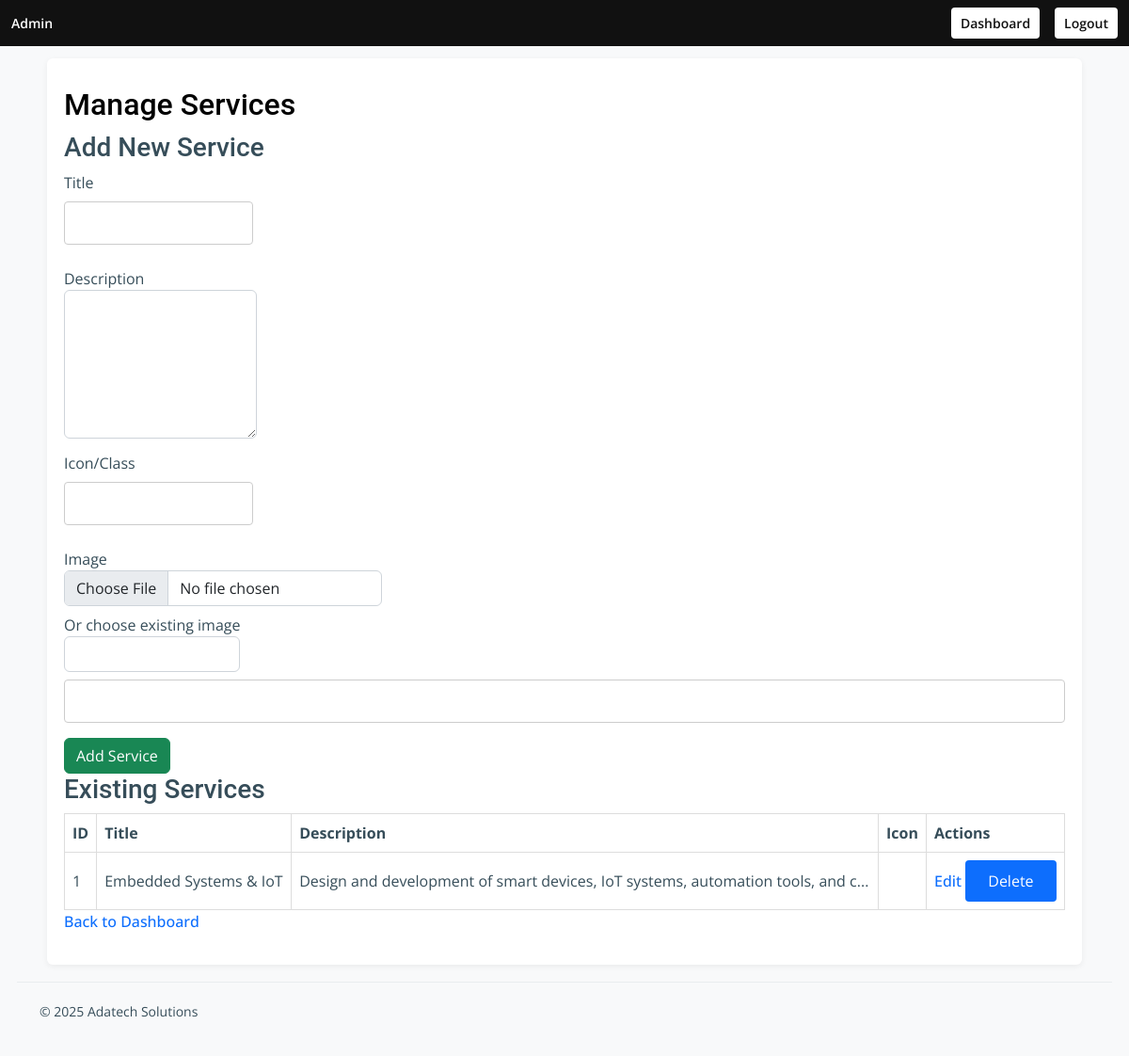
The app's page /admin/manage_services.php (signed in), older data.
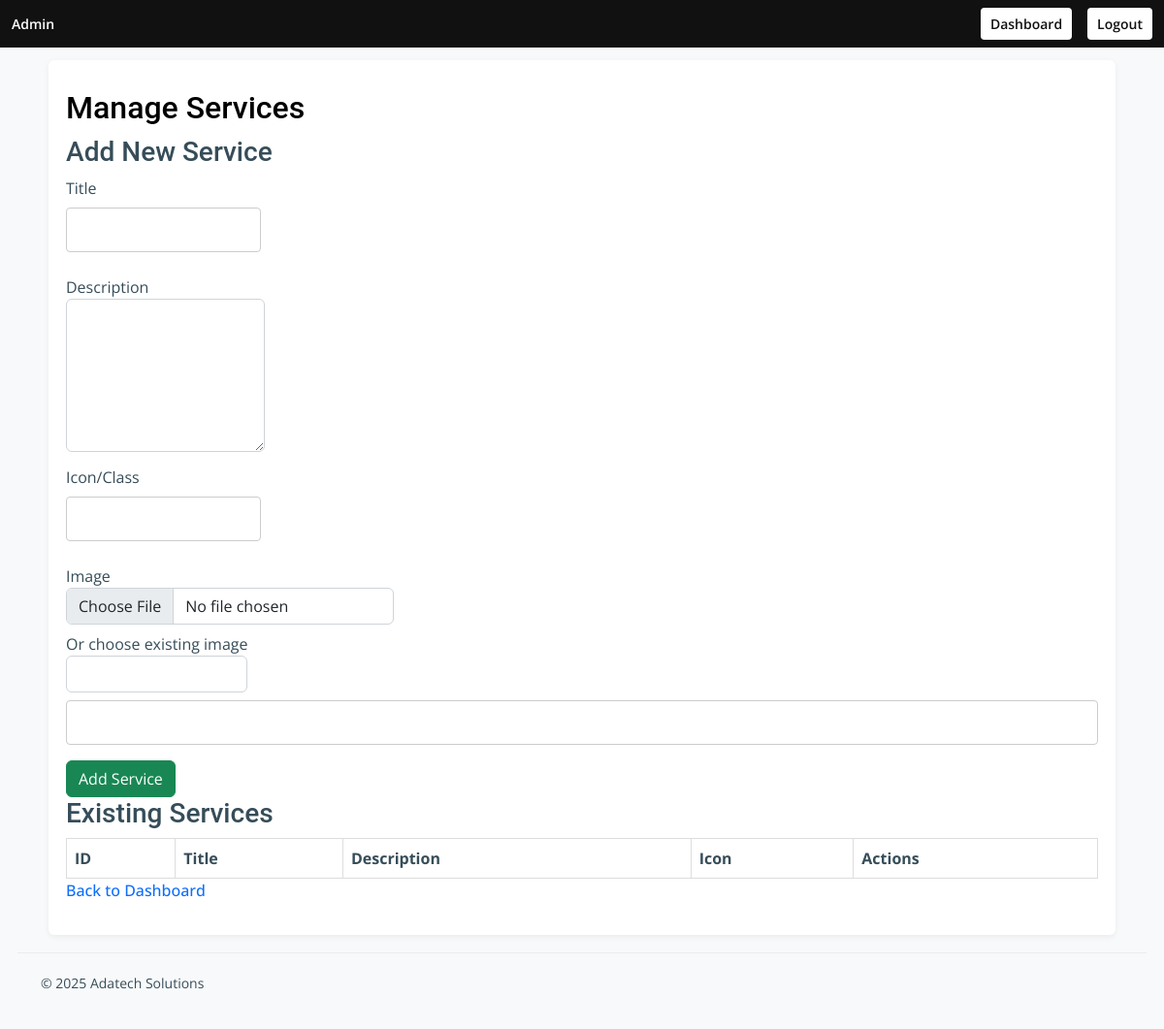
The same page, newer data.
### tables this page shows
CREATE TABLE IF NOT EXISTS services (
  id INT AUTO_INCREMENT PRIMARY KEY,
  title VARCHAR(128) NOT NULL,
  description TEXT,
  icon VARCHAR(64),
  created_at TIMESTAMP DEFAULT CURRENT_TIMESTAMP,
  updated_at TIMESTAMP DEFAULT CURRENT_TIMESTAMP ON UPDATE CURRENT_TIMESTAMP
);

### includes/helpers.php (called while the page is built, shortened)
<?php
if (!function_exists('esc')) {
    function esc($str)
    {
        return htmlspecialchars($str ?? '', ENT_QUOTES | ENT_SUBSTITUTE, 'UTF-8');
    }
}

### admin/manage_services.php (the view, shortened to what this page needs)
<?php
require_once __DIR__ . '/../includes/db.php';
require_once __DIR__ . '/../includes/helpers.php';
$stmt = $pdo->query('SELECT * FROM services ORDER BY id DESC');
$services = $stmt->fetchAll();
?>
<?php $pageTitle = 'Manage Services'; require_once __DIR__ . '/partials/header.php'; ?>
        <h2>Manage Services</h2>
        <h3>Add New Service</h3>
        <?php
        $forms = include __DIR__ . '/forms.php';
        $base = $forms['services'] ?? [];
        $opts = [];
        $base[] = ['type' => 'select', 'name' => 'existing_image', 'label' => 'Or choose existing image', 'options' => $opts];
        $base[] = ['type' => 'html', 'html' => '<div class="d-flex align-items-center" style="gap:8px;margin-top:6px"><button type="button" class="btn btn-sm btn-outline-primary" onclick="openImagePicker(\'existing_image\', \'service-image-preview\')">Pick</button><div id="service-image-preview" class="picker-preview" style="margin-left:8px"></div></div>'];
        $form_action = 'manage_services.php';
        $fields = $base;
        $submit_label = 'Add Service';
        include __DIR__ . '/partials/admin_form.php';
        ?>
        <h3>Existing Services</h3>
        <table>
            <thead><tr><th>ID</th><th>Title</th><th>Description</th><th>Icon</th><th>Actions</th></tr></thead>
            <tbody>
            <?php foreach ($services as $s): ?>
                <tr>
                    <td><?php echo (int)$s['id']; ?></td>
                    <td><?php echo esc($s['title']); ?></td>
                    <td><?php echo esc(mb_strimwidth($s['description'], 0, 80, '...')); ?></td>
                    <td><?php if ($s['icon']): ?><img src="/<?php echo esc($s['icon']); ?>" style="height:40px"><?php endif; ?></td>
                    <td>
                        <a href="manage_services.php?action=edit&id=<?php echo (int)$s['id']; ?>">Edit</a>
                        <form action="manage_services.php" method="post" style="display:inline" onsubmit="return confirm('Delete service?');">
                            <button type="submit">Delete</button>
                        </form>
                    </td>
                </tr>
            <?php endforeach; ?>
            </tbody>
        </table>
        <p><a href="dashboard.php">Back to Dashboard</a></p>
<?php require_once __DIR__ . '/partials/footer.php'; ?>

### admin/partials/admin_form.php (shortened to what this page needs)
<?php
if (!isset($form_method)) $form_method = 'post';
if (!isset($form_enctype)) $form_enctype = '';
?>
<form action="<?php echo $form_action ?: htmlspecialchars($_SERVER['SCRIPT_NAME']); ?>" method="<?php echo $form_method; ?>" <?php echo $form_enctype ? 'enctype="' . $form_enctype . '"' : ''; ?>>
    <?php foreach ($fields as $f):
        $type = $f['type'] ?? 'text';
        $name = $f['name'] ?? '';
        $label = $f['label'] ?? '';
        $value = $f['value'] ?? ($f['default'] ?? '');
        $required = !empty($f['required']) ? 'required' : '';
        $attrs = '';
    ?>
        <div class="mb-2">
            <?php if ($label): ?><label><?php echo esc($label); ?><br><?php endif; ?>
            <?php if ($type === 'text' || $type === 'email' || $type === 'number' || $type === 'hidden'): ?>
                <input class="form-control" type="<?php echo $type === 'hidden' ? 'hidden' : $type; ?>" name="<?php echo esc($name); ?>" value="<?php echo esc($value); ?>" <?php echo $required . ' ' . $attrs; ?>>
            <?php elseif ($type === 'textarea'): ?>
                <textarea class="form-control" name="<?php echo esc($name); ?>" rows="<?php echo intval($f['rows'] ?? 4); ?>" <?php echo $required . ' ' . $attrs; ?>><?php echo esc($value); ?></textarea>
            <?php elseif ($type === 'select'): ?>
                <select class="form-control" name="<?php echo esc($name); ?>" <?php echo $required . ' ' . $attrs; ?>>
                </select>
            <?php elseif ($type === 'checkbox'): ?>
                <label><input type="checkbox" name="<?php echo esc($name); ?>" value="1" <?php echo (!empty($value) ? 'checked' : ''); ?>> <?php echo esc($f['help'] ?? ''); ?></label>
            <?php elseif ($type === 'file'): ?>
                <input class="form-control" type="file" name="<?php echo esc($name); ?>" <?php echo $attrs; ?>>
            <?php elseif ($type === 'html'): ?>
                <?php echo $f['html'] ?? ''; ?>
            <?php endif; ?>
            <?php if ($label): ?></label><?php endif; ?>
        </div>
    <?php endforeach; ?>
    <div style="margin-top:8px"><button class="btn btn-success"><?php echo esc($submit_label); ?></button></div>
</form>

Row changes from the older to the newer data that the page shows:
removed services: id "1", title "Embedded Systems & IoT", description "Design and development of smart devices, IoT systems, automation tools, and c..."
